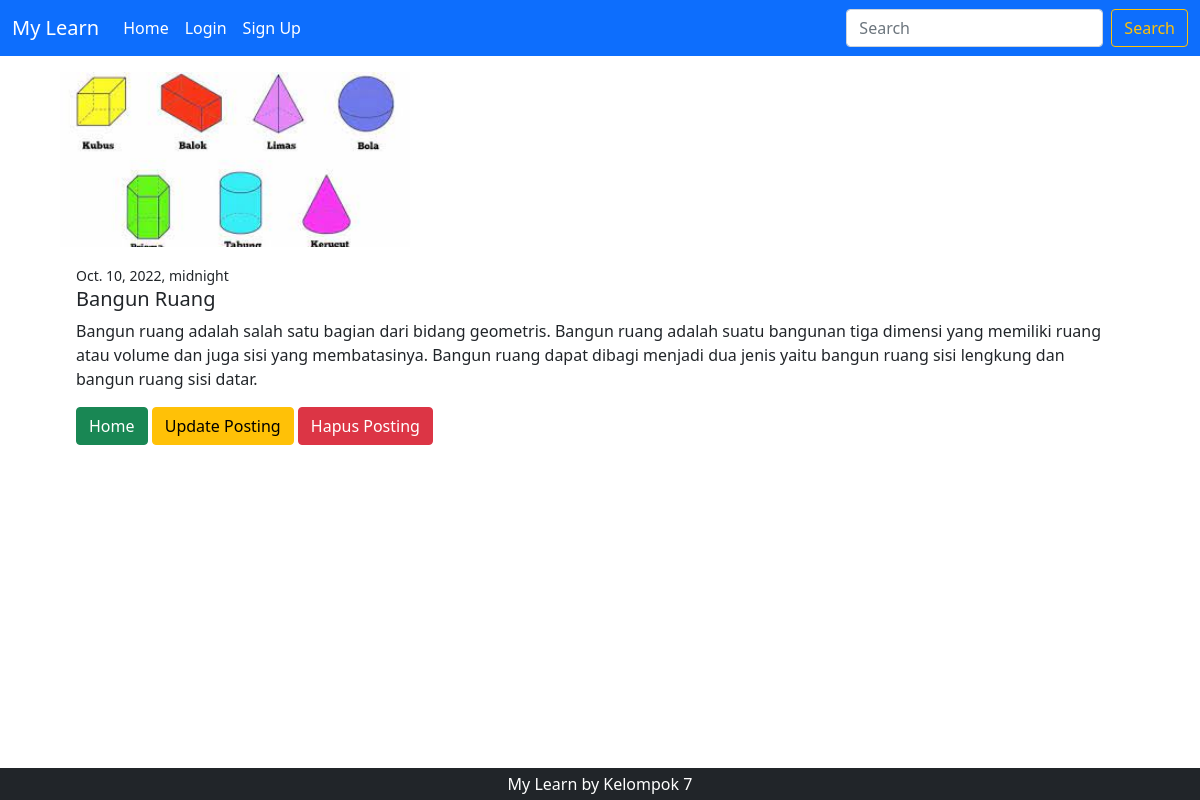
Screenshot of /detail/10 with the database file from the repository.
### posting/models.py (models this page shows, shortened)
class Posting(models.Model):
    judul = models.CharField(max_length=200)
    konten = models.TextField()
    image = models.ImageField(null=True, blank=True, upload_to='images')
    date = models.DateTimeField()

### posting/views.py (the view)
# urls.py: path('detail/<int:pk>', views.DetailPosting.as_view(), name='detail'),
class DetailPosting(generic.DetailView):
    model = Posting
    template_name = 'posting/detail.html'

### templates/posting/detail.html (shortened to what this page needs)
{% extends 'base.html' %}
{% block content %}
<div class="container mt-3 mb-5 justify-content-center" style="width: 69rem;">
    <img src="{{ posting.image.url }}"  style="width:350px" class="card-img-top" alt="my image">
    <div class="card-body">
        <small>{{ posting.date }}</small>
      <h5 class="card-title">{{ posting.judul }}</h5>
      <p class="card-text">{{ posting.konten }}</p>
      <a href="{% url 'index' %}" class="btn btn-success">Home</a>
      <a href="{% url 'update' object.pk %}" class="btn btn-warning">Update Posting</a>
      <a href="{% url 'delete' object.pk %}" class="btn btn-danger">Hapus Posting</a>
    </div>
  </div>
{% endblock %}

### rows the page displays
Posting: image (picture), date "Oct. 10, 2022, midnight", judul "Bangun Ruang", konten "Bangun ruang adalah salah satu bagian dari bidang geometris. Bangun ruang adalah suatu bangunan tiga dimensi yang memiliki ruang atau volume dan juga sisi yang membatasinya. Bangun ruang dapat dibagi menjadi dua jenis yaitu bangun ruang sisi lengkung dan bangun ruang sisi datar."
